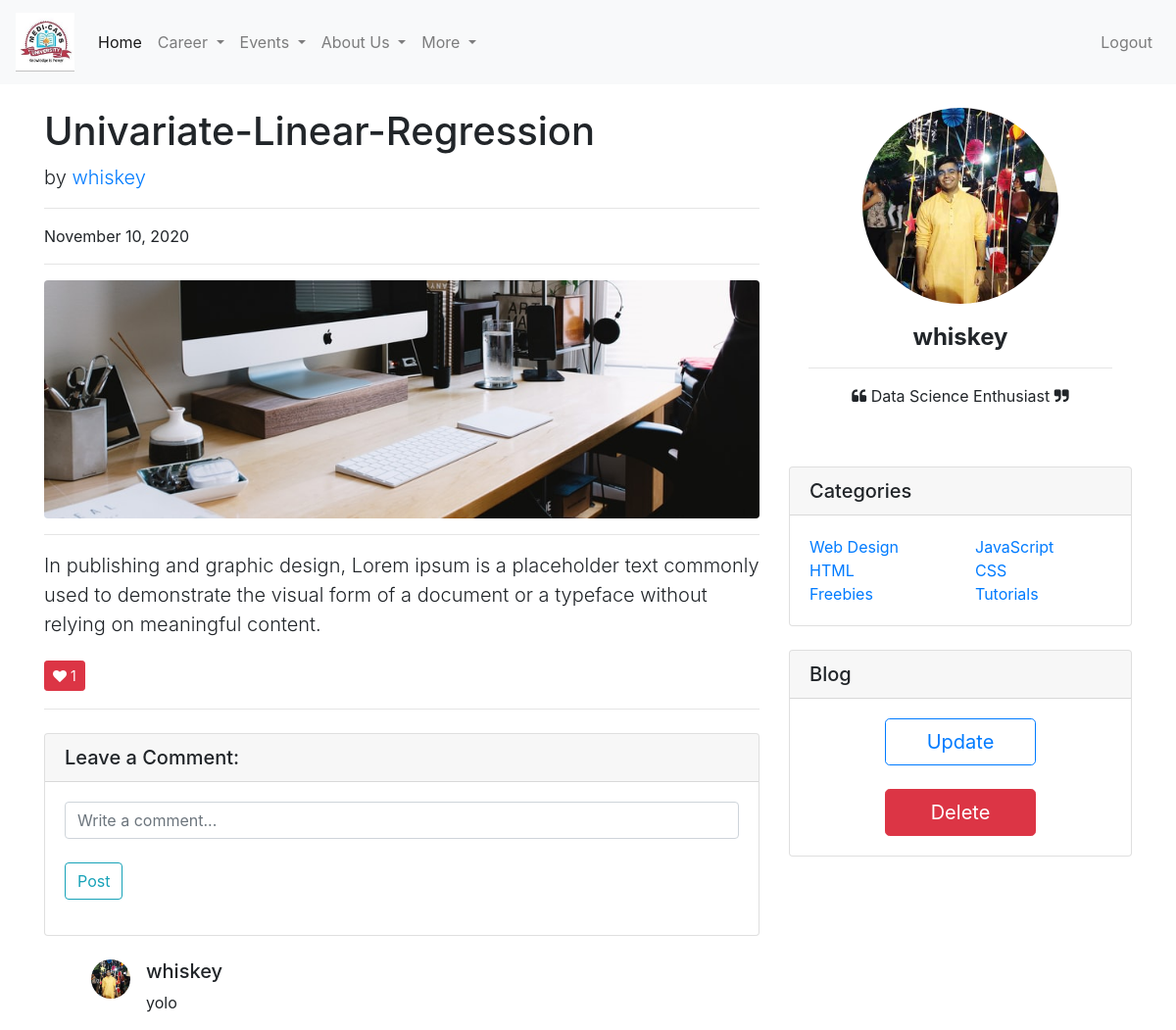
Before: /blogs/blog/11/ (signed in) with the older database file.
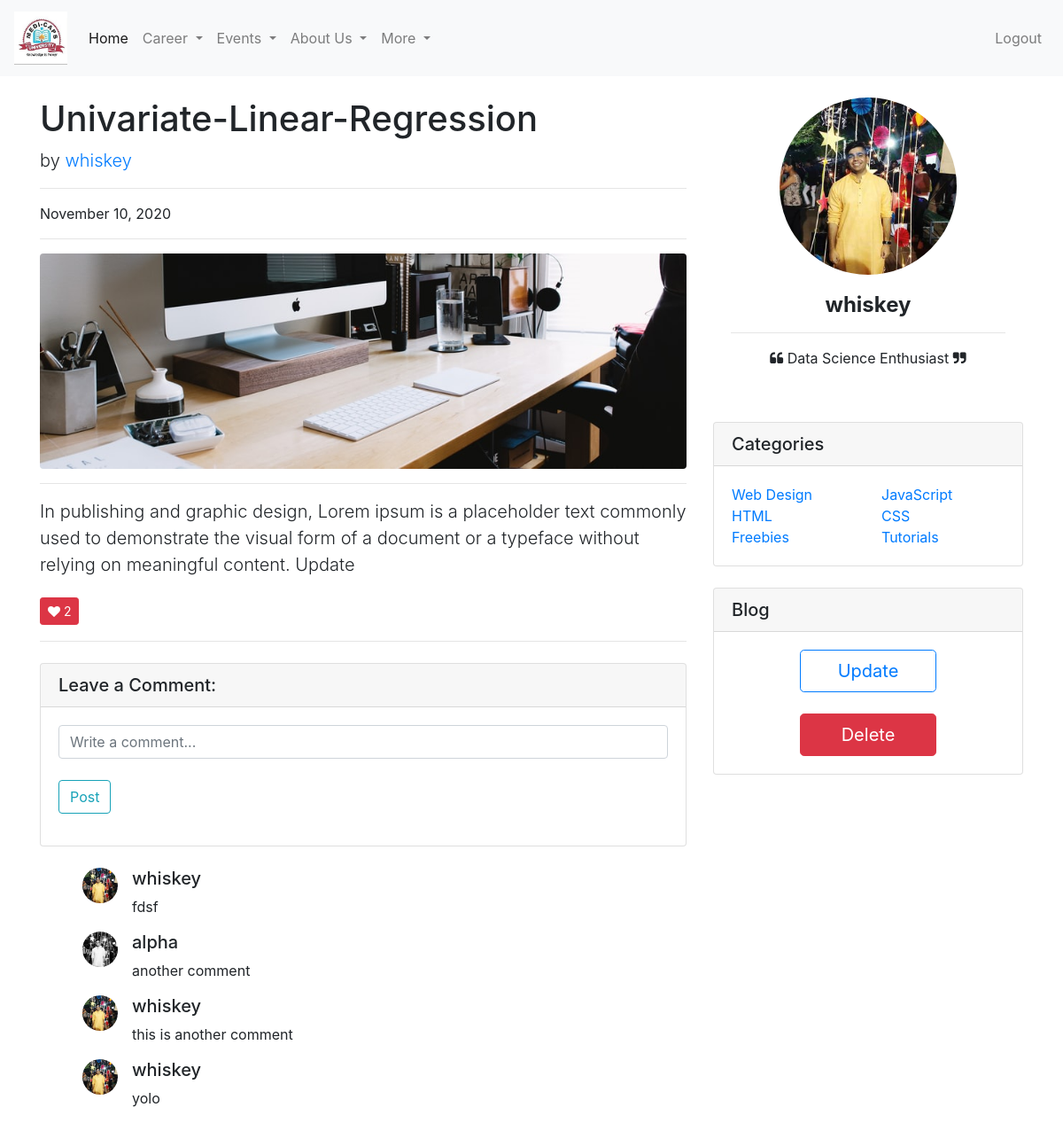
After: the same page with the newer database file.
### blog/models.py (models this page shows, shortened)
class Blog(models.Model):
	title = models.CharField(max_length = 100)
	content = models.TextField()
	date_posted = models.DateTimeField(default = timezone.now)
	author = models.ForeignKey(User, on_delete = models.CASCADE)
	tag = models.CharField(max_length=20, null=True, blank=True, choices=(('web-design', 'web-design'), ('html', 'html'), ('css', 'css'), ('freebies', 'freebies'), ('tutorials', 'tutorials')))
	cover_pic = models.ImageField(upload_to='blog-cover', default='blog-post.jpg')

class Blog_comment(models.Model):
	blog = models.ForeignKey(to=Blog, on_delete=models.CASCADE)
	msg = models.TextField()
	commented_by = models.ForeignKey(to=User, on_delete=models.CASCADE)
	date_posted = models.DateTimeField(default = timezone.now)
	flag = models.CharField(max_length=20, null=True, blank=True, choices=(('abusive', 'abusive'), ('inappropriate', 'inappropriate'), ('other', 'other')))
	def __str__(self):
		return self.msg

### user/models.py (models this page shows, shortened)
class Profile(models.Model):
	user = models.OneToOneField(User, on_delete=models.CASCADE)
	image = models.ImageField(default='default.png', upload_to='profile_pic')
	age = models.IntegerField(default = 18, validators = [MinValueValidator(18)])
	phone_number = models.CharField(validators = [RegexValidator("^0?[5-9]{1}\d{9}$")], max_length = 15, null = True, blank = True)
	bio = models.TextField(null = True, blank = True)
	address = models.TextField(max_length=200, null=True, blank=True)
	status = models.CharField(max_length=20, default='student', choices=(('Employee', 'Employee'), ('Freelancer', 'Freelancer'), ('Entreprenur', 'Entreprenur'), ('Student', 'Student'), ('Professor', 'Professor')))
	gender = models.CharField(max_length=20, default='male', choices=(('male', 'male'), ('female', 'female'), ('other', 'other')))

### blog/views.py (the view)
# urls.py: path('blog/<int:pk>/', BlogDetailView.as_view(), name = 'blog-detail'),
class BlogDetailView(DetailView):
	model = Blog
	def get_context_data(self, **kwargs):
		context = {}
		o = self.get_object()
		o.liked = False
		ob = Blog_upvote.objects.filter(blog=o, upvote_by=self.request.user)
		if ob:
			o.liked = True
		upvotes = Blog_upvote.objects.filter(blog=o)
		o.upvote_count = upvotes.count()
		o.comments = Blog_comment.objects.filter(blog=o).order_by('-date_posted')
		context['blog'] = o
		return context

### blog/templates/blog/blog_detail.html (shortened to what this page needs)
{% extends "common/base.html" %}
{% load static %}
{% block content %}
    <div class="container">
      <div class="row">
        <div class="col-lg-8">
          <h1 class="mt-4">
            {{ blog.title }}
          </h1>
          <p class="lead">
            by
            <a href="#">{{ blog.author }}</a>
          </p>
          <hr />
          <p>{{ blog.date_posted|date:"F d, Y" }}</p>
          <hr />
          <img class="img-fluid rounded" src="{{ blog.cover_pic.url }}" alt="blog-image" />
          <hr />
          <p class="lead">
            {{ blog.content }}
          </p>
          {% if blog.liked %}
            <h2><a class="btn btn-danger btn-sm" href="{% url 'blog-devote' blog.id %}">
              <i class="fa fa-heart"></i> {{ blog.upvote_count }}</a></h2>
          {% else %}
            <h2><a class="btn btn-outline-danger btn-sm" href="{% url 'blog-upvote' blog.id %}">
              <i class="fa fa-heart"></i> {{ blog.upvote_count }}</a></h2>
          {% endif %}
          <hr/>
          <div class="card my-4">
            <h5 class="card-header">Leave a Comment:</h5>
            <div class="card-body">
              <form action="{% url 'blog-comment' blog.id %}" method="POST">
                <div class="form-group">
                <input
                  type="text"
                  name="msg"
                  class="form-control"
                  rows="3"
                  placeholder="Write a comment...">
                <br>
                <button class="btn btn-outline-info" type="submit">Post</button>
                </div>
              </form>
            </div>
          </div>
          {% for comment in blog.comments %}
            <div class="media mb-3 ml-5">
              <img
                class="d-flex mr-3 rounded-circle"
                src="{{ comment.commented_by.profile.image.url }}"
                alt="commeter-image"
                width="40"
                height="40"
              />
              <div class="media-body">
                <h5 class="mt-0">{{ comment.commented_by.username }}</h5>
                {{ comment }}
              </div>
            </div>
          {% endfor %}
        </div>
        <div class="col-md-4">
          <br>
          <div class="text-center mx-auto">
            <img src="{{ request.user.profile.image.url }}" class="rounded-circle" width="200" height="200">
            <div class="card-body">
              <h4 class="card-title font-weight-bold">{{ request.user.username }}</h4>
              <hr>
              <p>
                <i class="fa fa-quote-left fa-x" ></i>
                  {{ request.user.profile.bio }}
                <i class="fa fa-quote-right fa-x"></i>
              </p>
            </div>
          </div>
          <div class="card my-4">
            <h5 class="card-header">Categories</h5>
            <div class="card-body">
              <div class="row">
                <div class="col-lg-6">
                  <ul class="list-unstyled mb-0">
                    <li>
                      <a href="{% url 'blog-tag' 'web-design' %}">Web Design</a>
                    </li>
                    <li>
                      <a href="{% url 'blog-tag' 'html' %}">HTML</a>
                    </li>
                    <li>
                      <a href="{% url 'blog-tag' 'freebies' %}">Freebies</a>
                    </li>
                  </ul>
                </div>
                <div class="col-lg-6">
                  <ul class="list-unstyled mb-0">
                    <li>
                      <a href="{% url 'blog-tag' 'js' %}">JavaScript</a>
                    </li>
                    <li>
                      <a href="{% url 'blog-tag' 'css' %}">CSS</a>
                    </li>
                    <li>
                      <a href="{% url 'blog-tag' 'tutorials' %}">Tutorials</a>
                    </li>
                  </ul>
                </div>
              </div>
            </div>
          </div>
          {% if blog.author == user %}
            <div class="card my-4">
              <h5 class="card-header">Blog</h5>
              <div class="card-body" style="text-align: center">
                <a
                  href="{% url 'blog-update' blog.id %}"
                  class="btn btn-outline-primary btn-lg"
                  role="button"
                  aria-pressed="true"
                  style="width: 50%"
                  >Update</a
                >
                <br><br>
                <a
                  href="{% url 'blog-delete' blog.id %}"
                  class="btn btn-danger btn-lg"
                  role="button"
                  aria-pressed="true"
                  style="width: 50%"
                  >Delete</a
                >
              </div>
            </div>
          {% endif %}
          </div>
      </div>
    </div>
{% endblock content %}

### common/templates/common/Base.html (shortened to what this page needs)
{% load static %}
<!DOCTYPE html>
<html lang="en">
  <head>
    <link rel="stylesheet" href="https://maxcdn.bootstrapcdn.com/bootstrap/4.0.0/css/bootstrap.min.css">
    <link rel="stylesheet" href="https://stackpath.bootstrapcdn.com/font-awesome/4.7.0/css/font-awesome.min.css">
  </head>
  <body>
    <nav class="navbar navbar-expand-lg navbar-light bg-light">
      <a class="navbar-brand" href="#">
        <img src="{% static 'common/images/mu_logo.jpg' %}" height="60px" width="60px">
      </a>
      <div class="collapse navbar-collapse" id="navbarSupportedContent">
        <ul class="navbar-nav mr-auto">
          <li class="nav-item active">
            <a class="nav-link" href="#">Home <span class="sr-only">(current)</span></a>
          </li>
          <li class="nav-item dropdown">
            <a class="nav-link dropdown-toggle" href="#" id="navbarDropdown" role="button" data-toggle="dropdown" aria-haspopup="true" aria-expanded="false">
              Career
            </a>
          </li>
          <li class="nav-item dropdown">
            <a class="nav-link dropdown-toggle" href="#" id="navbarDropdown" role="button" data-toggle="dropdown" aria-haspopup="true" aria-expanded="false">
              Events
            </a>
          </li>
          <li class="nav-item dropdown">
            <a class="nav-link dropdown-toggle" href="#" id="navbarDropdown" role="button" data-toggle="dropdown" aria-haspopup="true" aria-expanded="false">
              About Us
            </a>
          </li>
          <li class="nav-item dropdown">
            <a class="nav-link dropdown-toggle" href="#" id="navbarDropdown" role="button" data-toggle="dropdown" aria-haspopup="true" aria-expanded="false">
              More
            </a>
          </li>
        </ul>
        {% if user.is_authenticated %}
          <ul class="navbar-nav ml-auto">
            <li class="nav-item">
              <a class="nav-link" href="{% url 'logout' %}">Logout</a>
            </li>
          </ul>
        {% endif %}
      </div>
    </nav>
    {% block content %}
    {% endblock content %}
  </body>
</html>

Changed rows visible on the page:
changed Blog "Univariate-Linear-Regression": content "…relying on meaningful content." → "…relying on meaningful content. Update"; upvote_count "1" → "2"
added Blog_comment: commented_by.profile.image (picture), commented_by.username "whiskey", msg "fdsf"
added Blog_comment: commented_by.profile.image (picture), commented_by.username "alpha", msg "another comment"
added Blog_comment: commented_by.profile.image (picture), commented_by.username "whiskey", msg "this is another comment"
